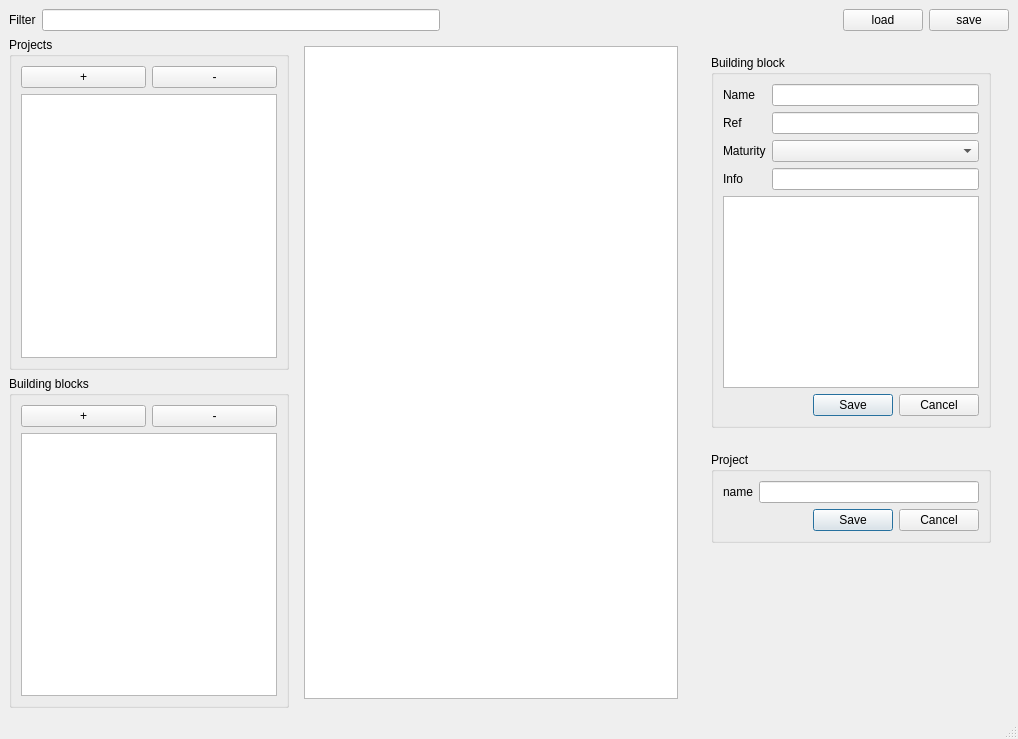
<?xml version="1.0" encoding="UTF-8"?>
<ui version="4.0">
 <class>MainWindow</class>
 <widget class="QMainWindow" name="MainWindow">
  <property name="geometry">
   <rect>
    <x>0</x>
    <y>0</y>
    <width>1018</width>
    <height>739</height>
   </rect>
  </property>
  <property name="windowTitle">
   <string>MainWindow</string>
  </property>
  <widget class="QWidget" name="centralwidget">
   <layout class="QVBoxLayout" name="verticalLayout_2" stretch="0,1">
    <item>
     <layout class="QHBoxLayout" name="topBarLayout">
      <property name="sizeConstraint">
       <enum>QLayout::SetDefaultConstraint</enum>
      </property>
      <item>
       <widget class="QLabel" name="label">
        <property name="text">
         <string>Filter</string>
        </property>
       </widget>
      </item>
      <item>
       <widget class="QLineEdit" name="editFilter"/>
      </item>
      <item>
       <spacer name="horizontalSpacer">
        <property name="orientation">
         <enum>Qt::Horizontal</enum>
        </property>
        <property name="sizeHint" stdset="0">
         <size>
          <width>40</width>
          <height>20</height>
         </size>
        </property>
       </spacer>
      </item>
      <item>
       <widget class="QPushButton" name="btnLoad">
        <property name="text">
         <string>load</string>
        </property>
       </widget>
      </item>
      <item>
       <widget class="QPushButton" name="btnSave">
        <property name="text">
         <string>save</string>
        </property>
       </widget>
      </item>
     </layout>
    </item>
    <item>
     <layout class="QHBoxLayout" name="horizontalLayout" stretch="0,1,0">
      <item>
       <layout class="QVBoxLayout" name="leftLayout">
        <item>
         <widget class="QGroupBox" name="projectGroupBox">
          <property name="title">
           <string>Projects</string>
          </property>
          <layout class="QVBoxLayout" name="verticalLayout">
           <item>
            <layout class="QHBoxLayout" name="horizontalLayout_2">
             <item>
              <widget class="QPushButton" name="pushButton">
               <property name="text">
                <string>+</string>
               </property>
              </widget>
             </item>
             <item>
              <widget class="QPushButton" name="pushButton_2">
               <property name="text">
                <string>-</string>
               </property>
              </widget>
             </item>
            </layout>
           </item>
           <item>
            <widget class="QListView" name="listProjects"/>
           </item>
          </layout>
         </widget>
        </item>
        <item>
         <widget class="QGroupBox" name="bbGroupBox">
          <property name="title">
           <string>Building blocks</string>
          </property>
          <layout class="QVBoxLayout" name="verticalLayout_4">
           <item>
            <layout class="QHBoxLayout" name="horizontalLayout_3">
             <item>
              <widget class="QPushButton" name="pushButton_3">
               <property name="text">
                <string>+</string>
               </property>
              </widget>
             </item>
             <item>
              <widget class="QPushButton" name="pushButton_4">
               <property name="text">
                <string>-</string>
               </property>
              </widget>
             </item>
            </layout>
           </item>
           <item>
            <widget class="QListView" name="listBuildingBlocks"/>
           </item>
          </layout>
         </widget>
        </item>
       </layout>
      </item>
      <item>
       <widget class="QWidget" name="widget" native="true">
        <layout class="QHBoxLayout" name="horizontalLayout_4">
         <item>
          <widget class="QTreeView" name="treeBuildingBlocks"/>
         </item>
        </layout>
       </widget>
      </item>
      <item>
       <widget class="QWidget" name="rightWidget" native="true">
        <layout class="QVBoxLayout" name="verticalLayout_3">
         <item>
          <widget class="QWidget" name="wdgEditBb" native="true">
           <layout class="QVBoxLayout" name="verticalLayout_8">
            <item>
             <widget class="QGroupBox" name="groupBox_2">
              <property name="title">
               <string>Building block</string>
              </property>
              <layout class="QVBoxLayout" name="verticalLayout_6">
               <item>
                <layout class="QFormLayout" name="formLayout_2">
                 <item row="1" column="0">
                  <widget class="QLabel" name="label_3">
                   <property name="text">
                    <string>Name</string>
                   </property>
                  </widget>
                 </item>
                 <item row="1" column="1">
                  <widget class="QLineEdit" name="lineEdit_3"/>
                 </item>
                 <item row="2" column="0">
                  <widget class="QLabel" name="label_4">
                   <property name="text">
                    <string>Ref</string>
                   </property>
                  </widget>
                 </item>
                 <item row="2" column="1">
                  <widget class="QLineEdit" name="lineEdit"/>
                 </item>
                 <item row="3" column="0">
                  <widget class="QLabel" name="label_5">
                   <property name="text">
                    <string>Maturity</string>
                   </property>
                  </widget>
                 </item>
                 <item row="3" column="1">
                  <widget class="QComboBox" name="comboBox"/>
                 </item>
                 <item row="4" column="0">
                  <widget class="QLabel" name="label_6">
                   <property name="text">
                    <string>Info</string>
                   </property>
                  </widget>
                 </item>
                 <item row="4" column="1">
                  <widget class="QLineEdit" name="lineEdit_4"/>
                 </item>
                </layout>
               </item>
               <item>
                <widget class="QListView" name="listBbChildren"/>
               </item>
               <item>
                <widget class="QDialogButtonBox" name="buttonBox_2">
                 <property name="standardButtons">
                  <set>QDialogButtonBox::Cancel|QDialogButtonBox::Save</set>
                 </property>
                </widget>
               </item>
              </layout>
             </widget>
            </item>
           </layout>
          </widget>
         </item>
         <item>
          <widget class="QWidget" name="wdgEditProject" native="true">
           <layout class="QVBoxLayout" name="verticalLayout_7">
            <item>
             <widget class="QGroupBox" name="groupBox">
              <property name="title">
               <string>Project</string>
              </property>
              <layout class="QVBoxLayout" name="verticalLayout_5">
               <item>
                <layout class="QFormLayout" name="formLayout_4">
                 <item row="0" column="0">
                  <widget class="QLabel" name="label_2">
                   <property name="text">
                    <string>name</string>
                   </property>
                  </widget>
                 </item>
                 <item row="0" column="1">
                  <widget class="QLineEdit" name="lineEdit_2"/>
                 </item>
                </layout>
               </item>
               <item>
                <widget class="QDialogButtonBox" name="buttonBox">
                 <property name="standardButtons">
                  <set>QDialogButtonBox::Cancel|QDialogButtonBox::Save</set>
                 </property>
                </widget>
               </item>
              </layout>
             </widget>
            </item>
           </layout>
          </widget>
         </item>
         <item>
          <spacer name="verticalSpacer">
           <property name="orientation">
            <enum>Qt::Vertical</enum>
           </property>
           <property name="sizeHint" stdset="0">
            <size>
             <width>20</width>
             <height>40</height>
            </size>
           </property>
          </spacer>
         </item>
        </layout>
       </widget>
      </item>
     </layout>
    </item>
   </layout>
  </widget>
  <widget class="QStatusBar" name="statusbar"/>
 </widget>
 <resources/>
 <connections/>
 <slots>
  <slot>load()</slot>
  <slot>save()</slot>
  <slot>showProjectPage()</slot>
  <slot>showBuildingBlockPage()</slot>
 </slots>
</ui>
